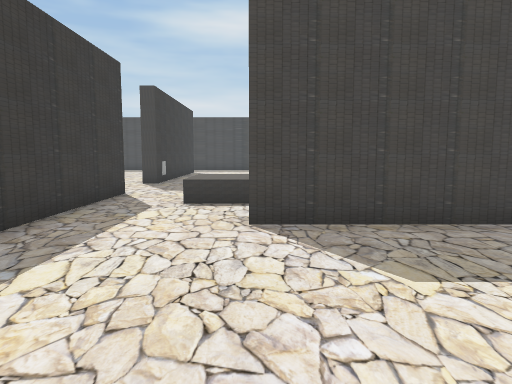
[1] (above)

17 first-person views from a walk through a Unity game level. The camera is 1.2 m above the floor, tilts 6° down and sees 70° across. The floor is counted in squares, 1.17 m on a side. Each view is taken from the middle of a square. On the plan, view 1 faces up. The plan holds only what a view shows up to about 14 squares ahead; the rest is blank. The player is left out. Door leaves are left out, so doorways stand open. Some surface patterns are stand-ins.

[2]
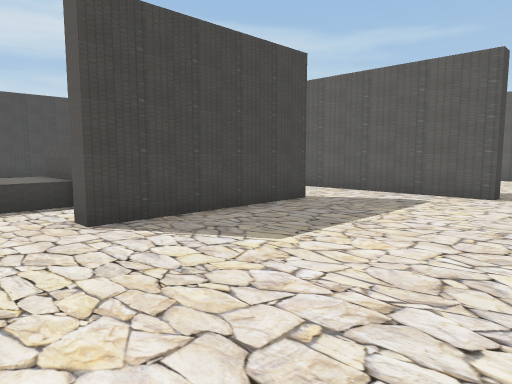

[3]
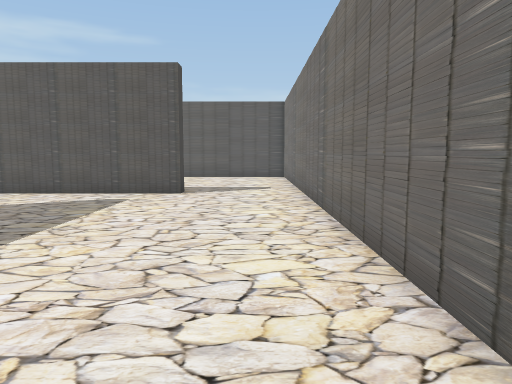

[4]
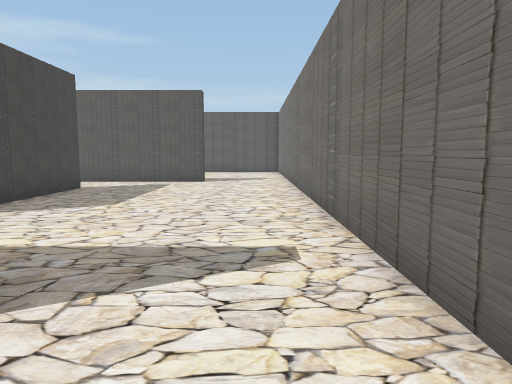

[5]
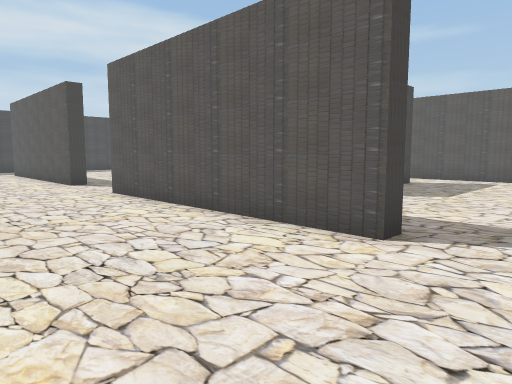

[6]
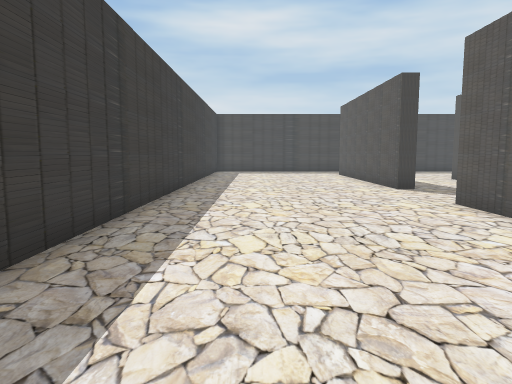

[7]
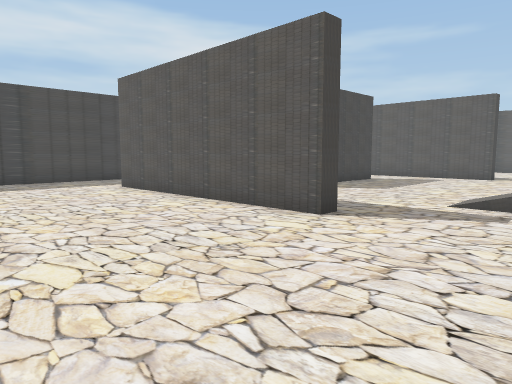

[8]
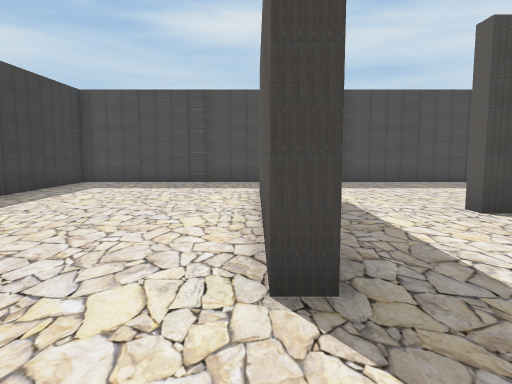

[9]
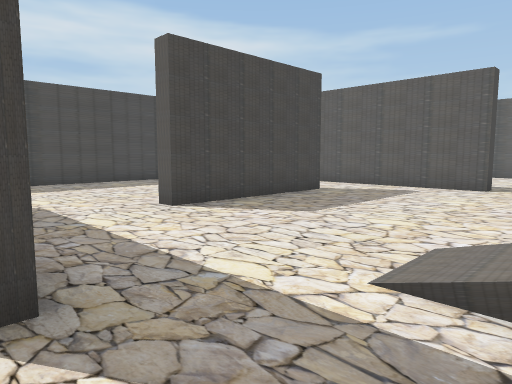

[10]
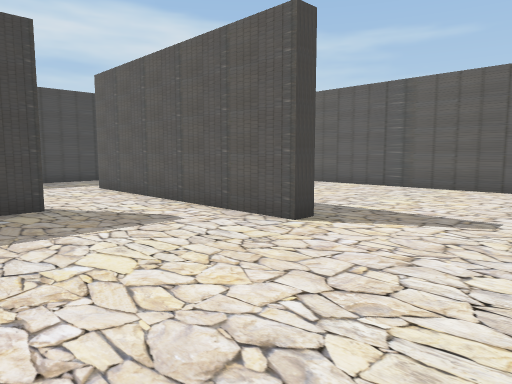

[11]
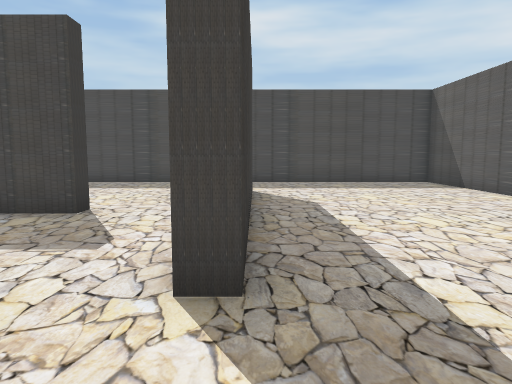

[12]
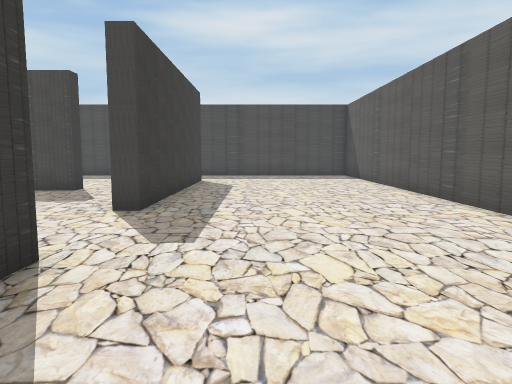

[13]
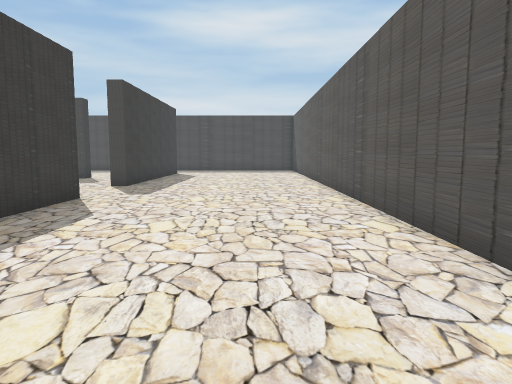

[14]
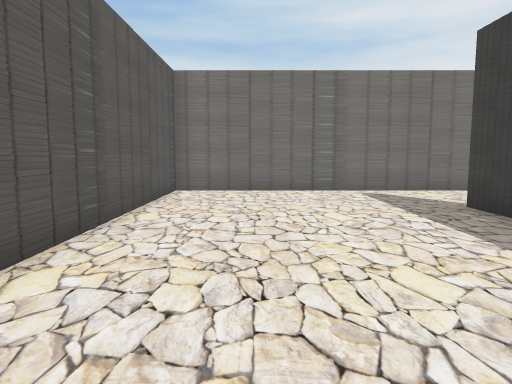

[15]
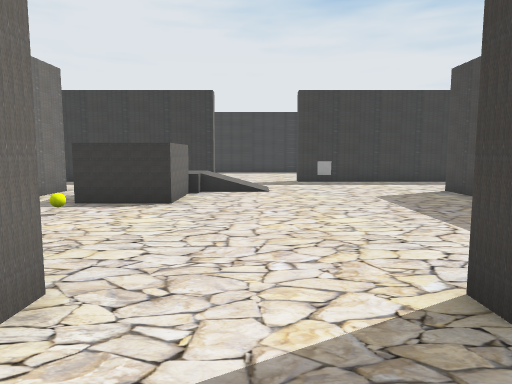

[16]
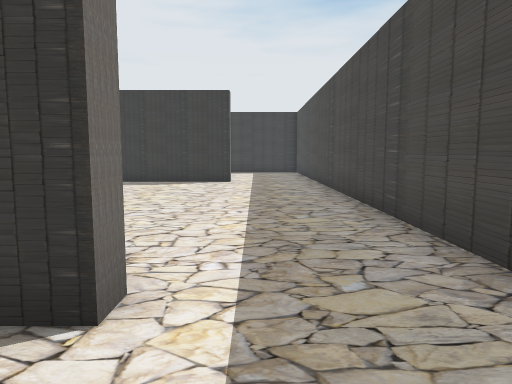

[17]
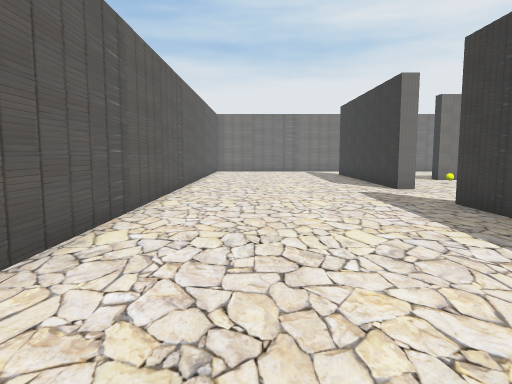

### Floor plan
Ten units are one square. View 1 is at (0, 0); x grows to the right and y downward. Boxes are objects, and circles mark ways between rooms. Rooms are numbered by the first view taken in them; rooms with no view inside come last. Other rooms are left out.
<svg viewBox="-107 -237 255 255">
<path fill="none" stroke="#000" d="M50 -52 -1 -52M-34 -19 -39 -19M79 -19 74 -19 74 -72M-44 13 86 13M49 -168 49 -162 -1 -162 -1 -168M74 -125 74 -201 79 -201 79 -125 74 -125M74 -95 79 -95 79 -59M-34 -95 -34 -40M-1 -58 12 -58M-34 -201 -34 -125 -39 -125 -39 -201M79 -32 79 -19M-39 -19 -39 -95M-102 -161 -102 -51M86 13 143 13 143 -232 -102 -232 -102 -189"/>
<rect x="-45" y="-145" width="10" height="10" fill="#bbb"><title>cube</title></rect>
<rect x="-15" y="-85" width="10" height="10" fill="#bbb"><title>other object</title></rect>
<rect x="5" y="-95" width="20" height="20" fill="#bbb"><title>other object</title></rect>
<rect x="35" y="-85" width="10" height="10" fill="#bbb"><title>other object</title></rect>
<circle cx="-17" cy="-55" r="3" fill="#2a7"/>
<circle cx="-40" cy="-5" r="3" fill="#2a7"/>
<circle cx="62" cy="-56" r="3" fill="#2a7"/>
<circle cx="80" cy="-5" r="3" fill="#2a7"/>
<text x="20" y="-20">1</text>
<text x="30" y="-130">2</text>
</svg>
Room 1 opens to room 2.

Where each view was taken, in squares from view 1:
view 1: 0 up, 0 right, facing up
view 2: 0 up, 2 left, facing up-right
view 3: 0 up, 2 left, facing right
view 4: 0 up, 6 left, facing right
view 5: 0 up, 8 left, facing up-right
view 6: 2 up, 8 left, facing up
view 7: 9 up, 9 left, facing up-right
view 8: 10 up, 4 left, facing up
view 9: 10 up, 4 left, facing up-right
view 10: 9 up, 3 right, facing up-right
view 11: 10 up, 8 right, facing up
view 12: 6 up, 10 right, facing up
view 13: 1 up, 12 right, facing up
view 14: 9 up, 12 right, facing down
view 15: 11 up, 10 right, facing left
view 16: 21 up, 10 right, facing left
view 17: 20 up, 12 right, facing down
